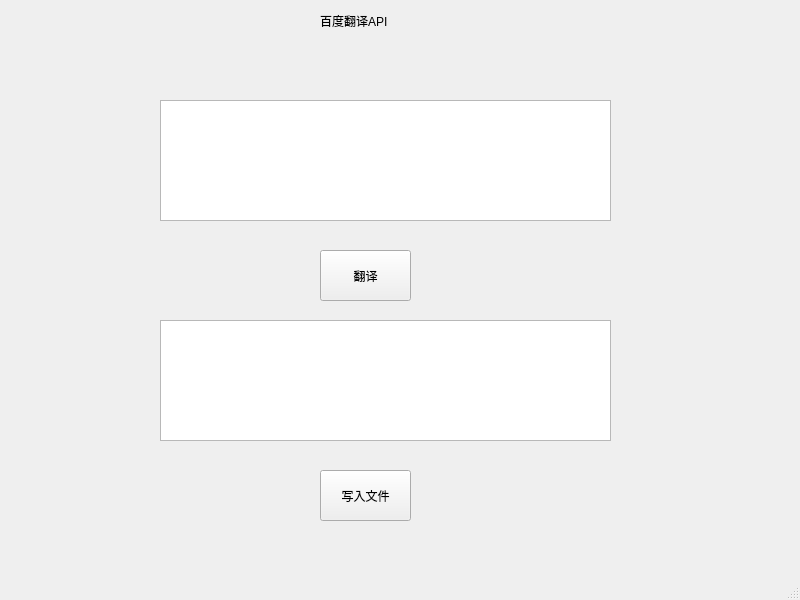
<?xml version="1.0" encoding="UTF-8"?>
<ui version="4.0">
 <class>MainWindow</class>
 <widget class="QMainWindow" name="MainWindow">
  <property name="geometry">
   <rect>
    <x>0</x>
    <y>0</y>
    <width>800</width>
    <height>600</height>
   </rect>
  </property>
  <property name="windowTitle">
   <string>MainWindow</string>
  </property>
  <widget class="QWidget" name="centralwidget">
   <widget class="QTextEdit" name="inputbox">
    <property name="geometry">
     <rect>
      <x>160</x>
      <y>100</y>
      <width>451</width>
      <height>121</height>
     </rect>
    </property>
   </widget>
   <widget class="QTextEdit" name="outputbox">
    <property name="geometry">
     <rect>
      <x>160</x>
      <y>320</y>
      <width>451</width>
      <height>121</height>
     </rect>
    </property>
   </widget>
   <widget class="QPushButton" name="pushButton">
    <property name="geometry">
     <rect>
      <x>320</x>
      <y>250</y>
      <width>91</width>
      <height>51</height>
     </rect>
    </property>
    <property name="text">
     <string>翻译</string>
    </property>
   </widget>
   <widget class="QPushButton" name="pushButton_2">
    <property name="geometry">
     <rect>
      <x>320</x>
      <y>470</y>
      <width>91</width>
      <height>51</height>
     </rect>
    </property>
    <property name="text">
     <string>写入文件</string>
    </property>
   </widget>
   <widget class="QLabel" name="label">
    <property name="geometry">
     <rect>
      <x>320</x>
      <y>0</y>
      <width>91</width>
      <height>41</height>
     </rect>
    </property>
    <property name="text">
     <string>百度翻译API</string>
    </property>
   </widget>
  </widget>
  <widget class="QMenuBar" name="menubar">
   <property name="geometry">
    <rect>
     <x>0</x>
     <y>0</y>
     <width>800</width>
     <height>26</height>
    </rect>
   </property>
  </widget>
  <widget class="QStatusBar" name="statusbar"/>
 </widget>
 <resources/>
 <connections/>
</ui>
